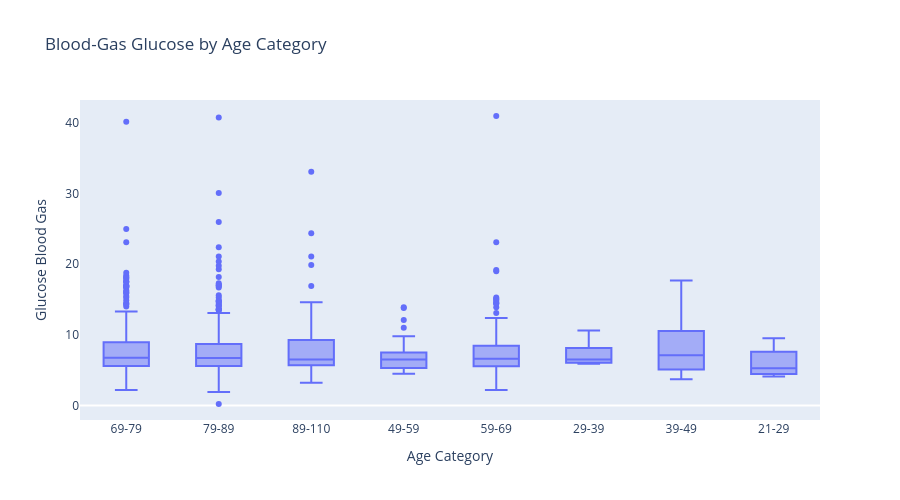

Notebook cell for this chart:
### Markdown cell above
### DA4. How does blood-gas glucose vary across age categories?
**Analysis type:** Descriptive — Lab × age

**Reasoning**  

Analyzing glucose levels by age group helps us understand whether glucose levels change with age. A box plot helps show how glucose levels vary within each age group and highlights unusually high or low values.

### Code cell
tmp = patient[["agecat","glucose_blood_gas"]].dropna()
fig = px.box(
    tmp, x="agecat", y="glucose_blood_gas", points="outliers",
    title="Blood-Gas Glucose by Age Category",
    labels={"agecat":"Age Category", "glucose_blood_gas":"Glucose Blood Gas"}
)
fig.update_layout(
    height=500,
    bargap=0.15,
    xaxis=dict(showgrid=False),
    yaxis=dict(showgrid=False)
)
fig.show()

display(
    tmp.groupby("agecat", observed=True)["glucose_blood_gas"]
       .agg(["count","mean","median"])
       .round(2)
)

### Figure 1 — Plotly figure (JSON) as saved in the notebook; plotly's stock layout.template omitted (floating-point values rounded to 4 significant figures; data arrays with more than 128 entries replaced by an {"elided": "..."} marker saying what was removed)
{"data": [{"alignmentgroup": "True", "boxpoints": "outliers", "hovertemplate": "Age Category=%{x}<br>Glucose Blood Gas=%{y}<extra></extra>", "legendgroup": "", "marker": {"color": "#636efa"}, "name": "", "notched": false, "offsetgroup": "", "orientation": "v", "showlegend": false, "type": "box", "x": {"elided": "993 str values"}, "x0": " ", "xaxis": "x", "y": {"elided": "993 float values"}, "y0": " ", "yaxis": "y"}], "layout": {"bargap": 0.15, "boxmode": "group", "height": 500, "legend": {"tracegroupgap": 0}, "title": {"text": "Blood-Gas Glucose by Age Category"}, "xaxis": {"anchor": "y", "domain": [0, 1], "showgrid": false, "title": {"text": "Age Category"}}, "yaxis": {"anchor": "x", "domain": [0, 1], "showgrid": false, "title": {"text": "Glucose Blood Gas"}}}}
